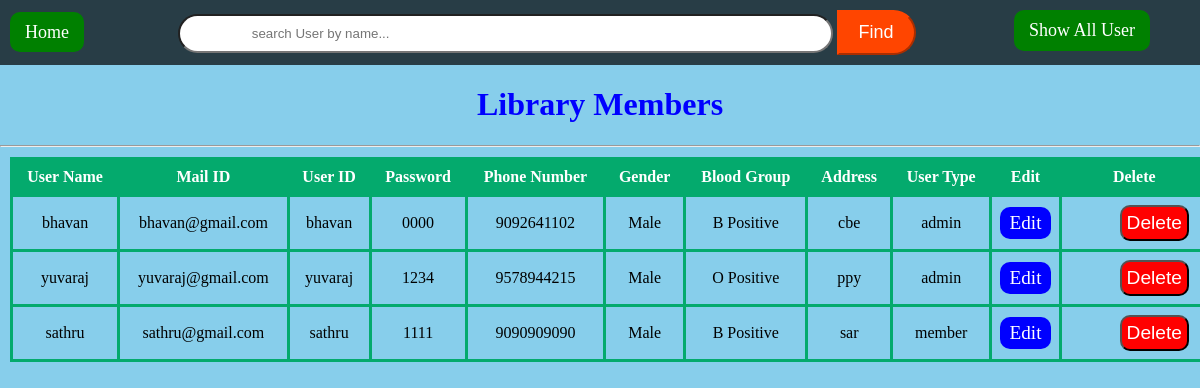
The app's page /searchUser, older data.
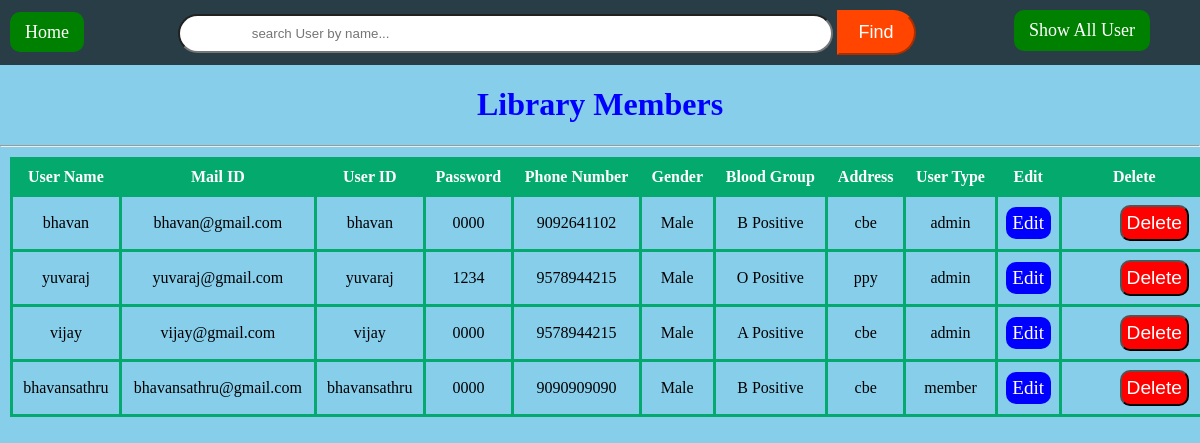
The same page, newer data.
### tables this page shows
CREATE TABLE users(name text, email text,userId text primary key,
         password text, phno integer, gender text, bloodgroup text, address text, userType text);

### app.py (the view)
@app.route("/searchUser", methods = ['POST', 'GET'])
def searchUser():
   mydb = sqlite3.connect("lbms.db")
   mycursor = mydb.cursor()
   mycursor.execute("select * from users")
   datas = mycursor.fetchall()
   if request.method == 'POST':
      name = request.form.get("name")
      mycursor.execute("select * from users where name like ? order by name asc", ('%'+name+'%',))
      datas = mycursor.fetchall()
   mycursor.close()
   mydb.commit()
   mydb.close()
   return render_template("searchUser.html", users = datas)

### templates/searchUser.html (shortened to what this page needs)
<!DOCTYPE html>
<html lang="en">
<head>
    <link rel="stylesheet" href="{{url_for('static',filename = 'css/table.css')}}">
</head>
<body>
    <nav>
        <a href="/home" >Home</a>
        <form action="/searchUser" method="post">
            <input type="search" name="name" id="" placeholder="search User by name..." required>
            <input type="submit" value="Find">
        </form>
        <a href="/searchUser" class="all-user">Show All User</a>
    </nav>
    <h1>Library Members</h1>
    <hr>
    <div>
        <table>
            <thead>
                <tr>
                    <th>User Name</th>
                    <th>Mail ID</th>
                    <th>User ID</th>
                    <th>Password</th>
                    <th>Phone Number</th>
                    <th>Gender</th>
                    <th>Blood Group</th>
                    <th>Address</th>
                    <th>User Type</th>
                    <th>Edit</th>
                    <th>Delete</th>
                </tr>
            </thead>
            {% for user in users %}
                <tr>
                    <td>{{user[0]}}</td>
                    <td>{{user[1]}}</td>
                    <td>{{user[2]}}</td>
                    <td>{{user[3]}}</td>
                    <td>{{user[4]}}</td>
                    <td>{{user[5]}}</td>
                    <td>{{user[6]}}</td>
                    <td>{{user[7]}}</td>
                    <td>{{user[8]}}</td>
                    <td><a class="btn-edit" href="{{url_for('editUser',userID=user[2])}}">Edit</a></td>
                    <td style="width: 50px;"><form action="/deleteUser/{{user[2]}}"
                        method="post"
                        onsubmit="return confirm('Are you sure you wish to delete?');">
                        <input  class="btn-delete" type="submit" value="Delete">
                    </form></td>
                </tr>
            {% endfor %}
        </table>
    </div>
</body>
</html>

Row changes from the older to the newer data that the page shows:
removed users: name "sathru", email "sathru@gmail.com", userId "sathru", password "1111", phno "9090909090", gender "Male", bloodgroup "B Positive", address "sar", userType "member"
added users: name "vijay", email "vijay@gmail.com", userId "vijay", password "0000", phno "9578944215", gender "Male", bloodgroup "A Positive", address "cbe", userType "admin"
added users: name "bhavansathru", email "bhavansathru@gmail.com", userId "bhavansathru", password "0000", phno "9090909090", gender "Male", bloodgroup "B Positive", address "cbe", userType "member"
